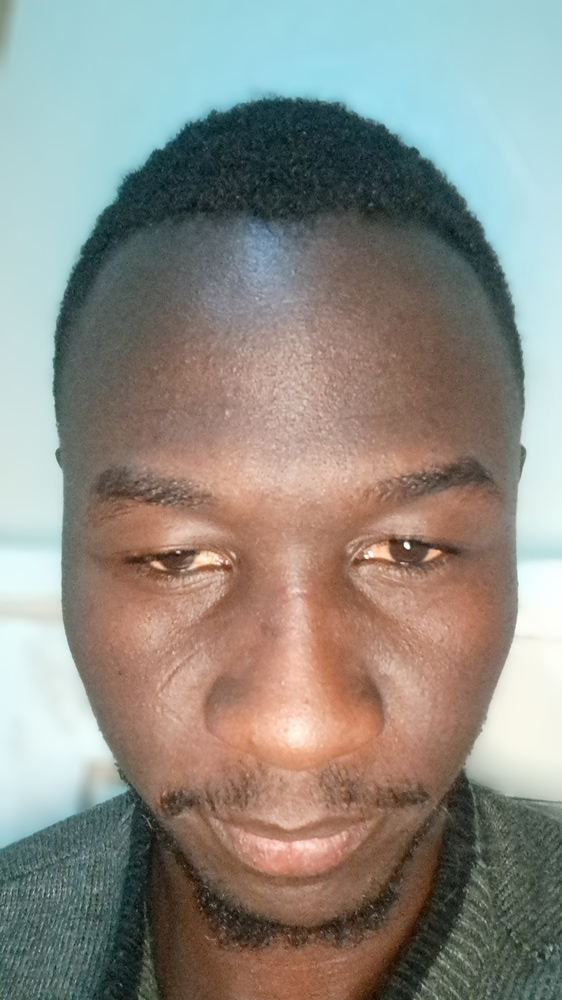
#> input picture Selfie & ID Data - Sample/1/archive_selfies/10_old.jpeg, 562 x 1000 px, shrunk from 2088 x 3712 before the run
$ python -i feature_extractor.py   (imports and definitions only)   (older library calls are emulated)
#> lines starting #> are read from the running program, lines starting #| are printed output that depends on the picture
#> further down, picture is the input picture: shape (1000, 562, 3); mean B, G, R 133.2, 140.8, 143.1
from typing import Tuple

import cv2
import numpy as np


# [77 lines left out: functions extract_lbp_features, extract_lbp_fast, extract_hog_features, not called in this run]


def _hog_numpy(
    image: np.ndarray,
    orientations: int = 8,
    pixels_per_cell: Tuple[int, int] = (8, 8),
) -> np.ndarray:
#> called with orientations = 8, pixels_per_cell = (8, 8)
    if image.dtype != np.uint8:
        img = (
            (image * 255).astype(np.uint8)
            if image.max() <= 1.0
            else image.astype(np.uint8)
        )
    else:
        img = image.copy()

    img_float = img.astype(np.float64)

    Gx = cv2.Sobel(img_float, cv2.CV_64F, 1, 0, ksize=1)
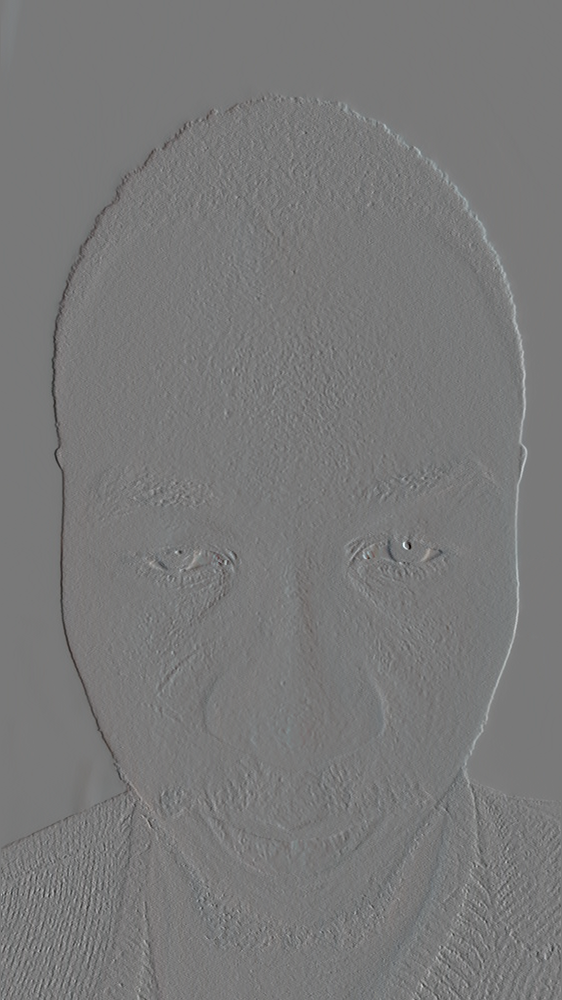
#> Gx: shape (1000, 562, 3) float64; mean B, G, R 0, 0, 0; drawn with min black and max white
    Gy = cv2.Sobel(img_float, cv2.CV_64F, 0, 1, ksize=1)
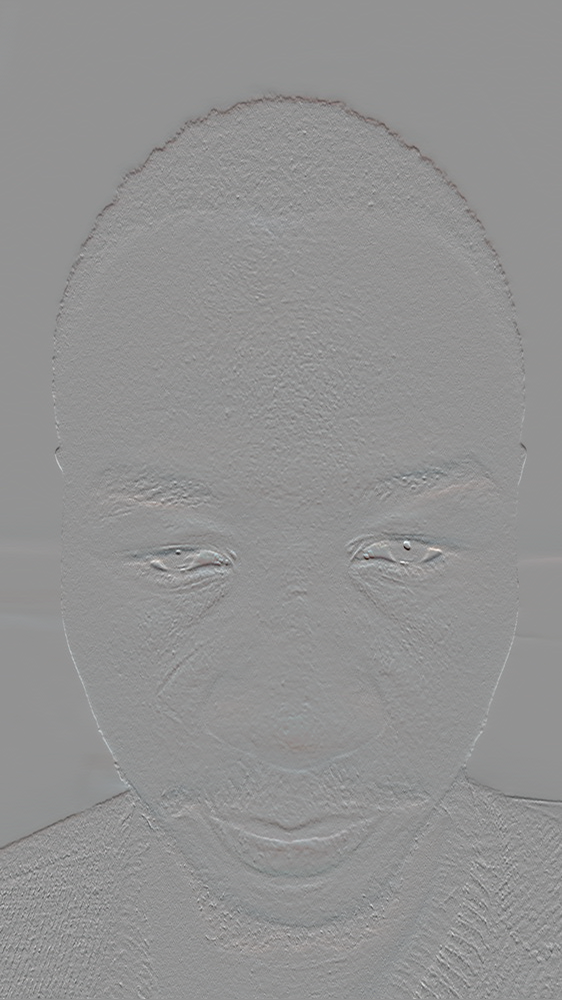
#> Gy: shape (1000, 562, 3) float64; mean B, G, R -0.3, -0.3, -0.1; drawn with min black and max white

    magnitude = np.sqrt(Gx**2 + Gy**2)
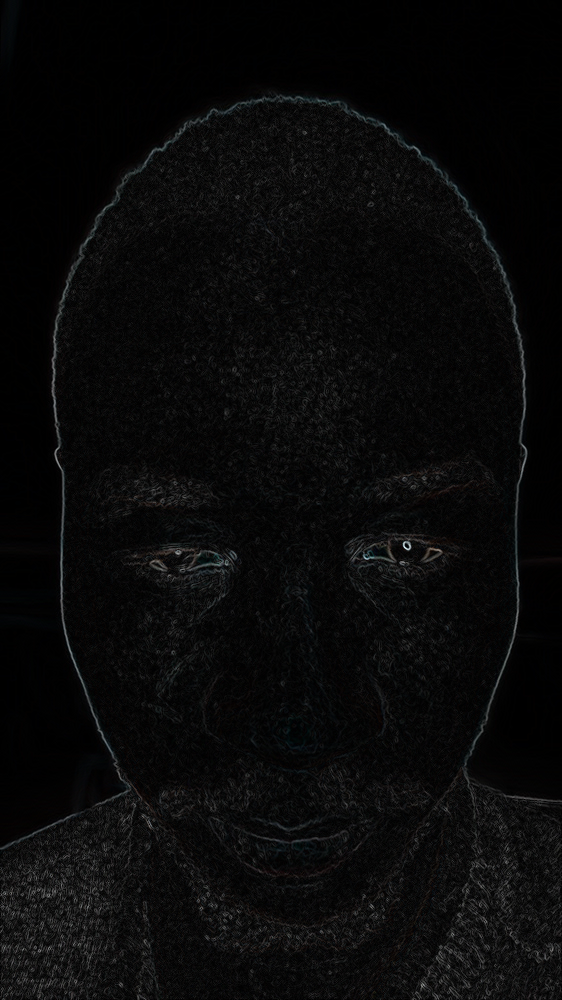
#> magnitude: shape (1000, 562, 3) float64; mean B, G, R 9.5, 9.4, 9.4
    orientation = np.arctan2(Gy, Gx) * (180.0 / np.pi) % 180.0
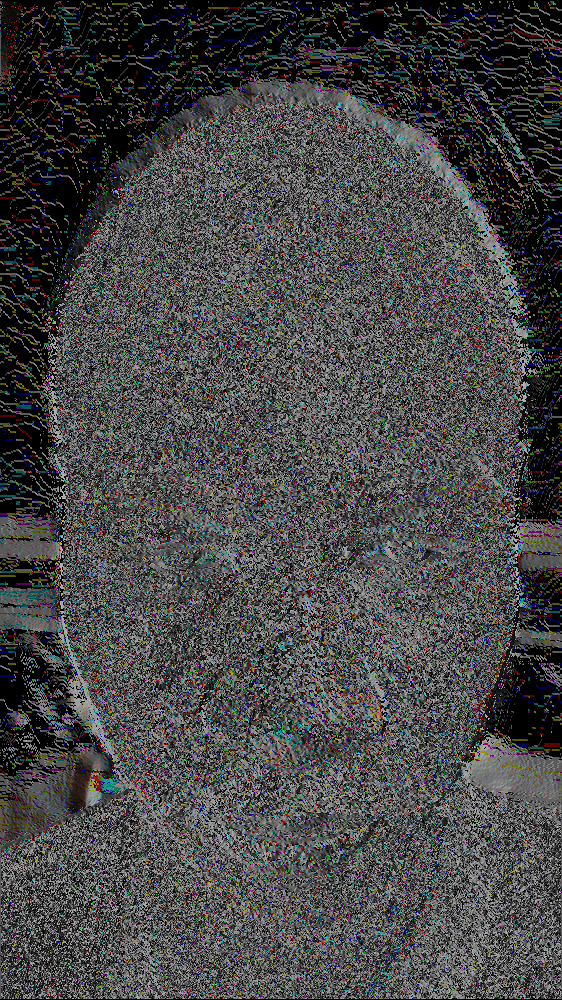
#> orientation: shape (1000, 562, 3) float64; mean B, G, R 70.7, 70.7, 70.8

#> (the run stopped early here; a loop or call above may not have finished)

$ run again, on Selfie & ID Data - Sample/1/archive_selfies/6_old.jpeg
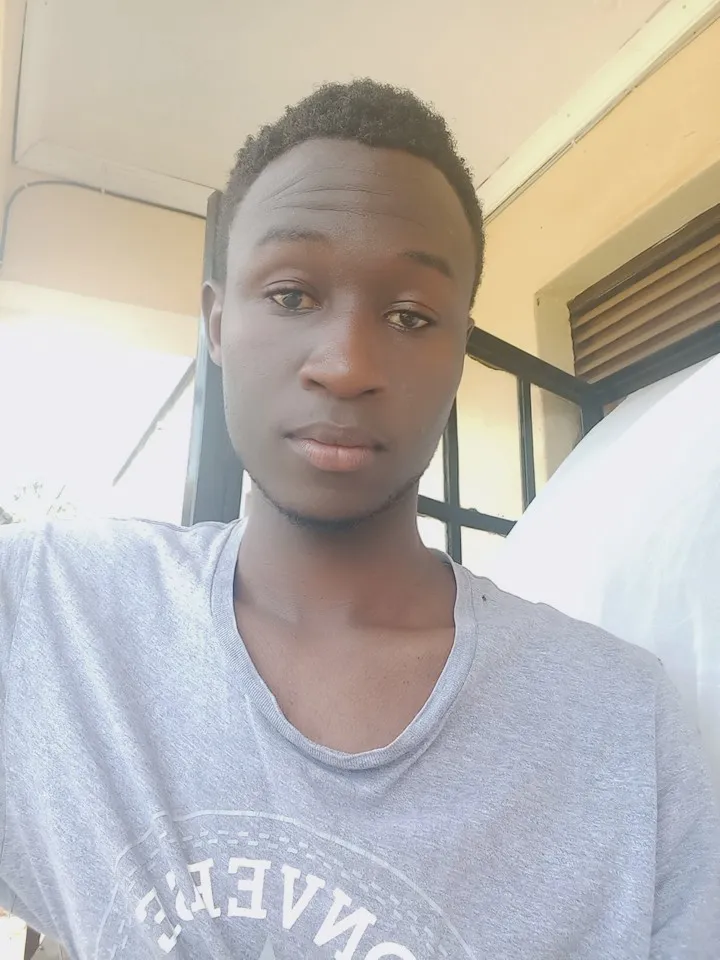
#> input picture Selfie & ID Data - Sample/1/archive_selfies/6_old.jpeg, 720 x 960 px
#> picture is the input picture: shape (960, 720, 3); mean B, G, R 178.5, 182.8, 187.7
#> in _hog_numpy, `magnitude = np.sqrt(Gx**2 + Gy**2)`:
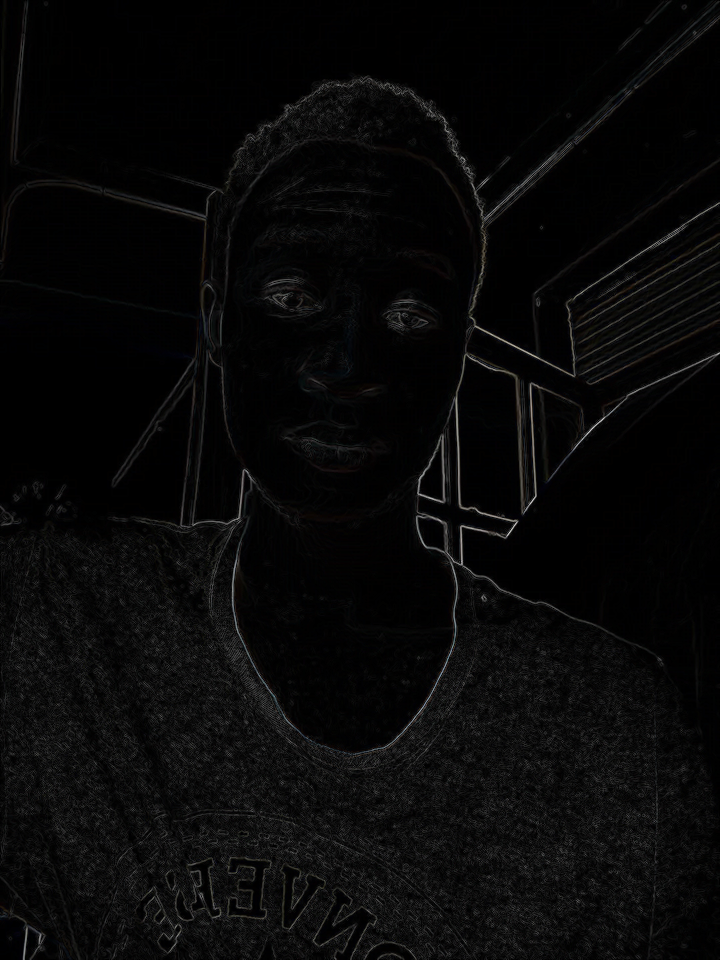
#> magnitude: shape (960, 720, 3) float64; mean B, G, R 8.4, 8.3, 8.4
#> in _hog_numpy, `orientation = np.arctan2(Gy, Gx) * (180.0 / np.pi) % 180.0`:
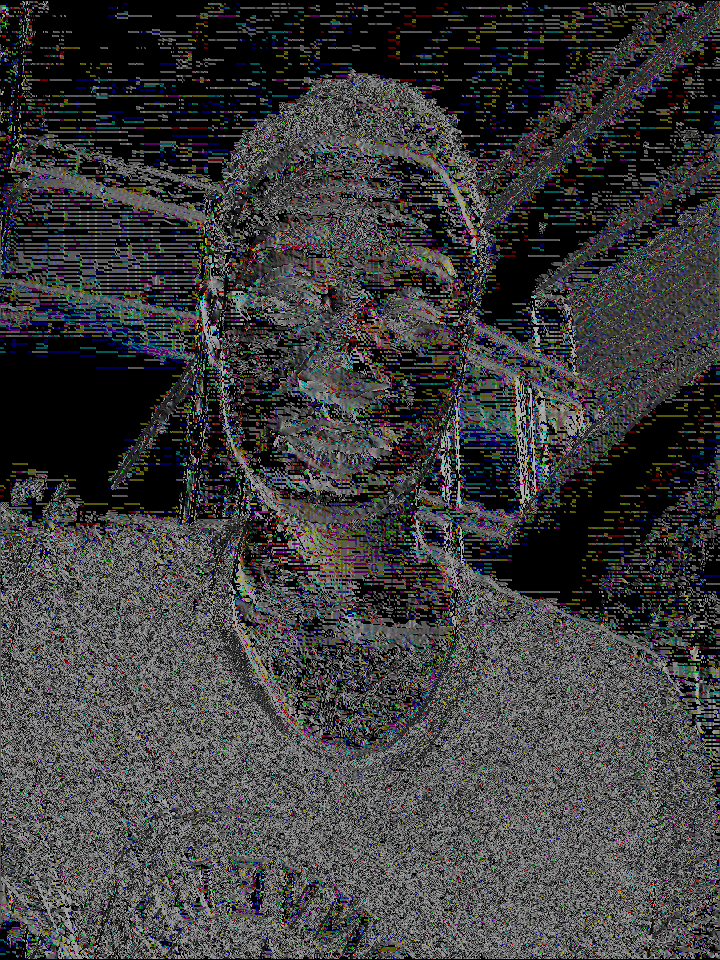
#> orientation: shape (960, 720, 3) float64; mean B, G, R 61.3, 60.7, 60.8

$ run again, on Selfie & ID Data - Sample/1/archive_selfies/7_old.jpeg
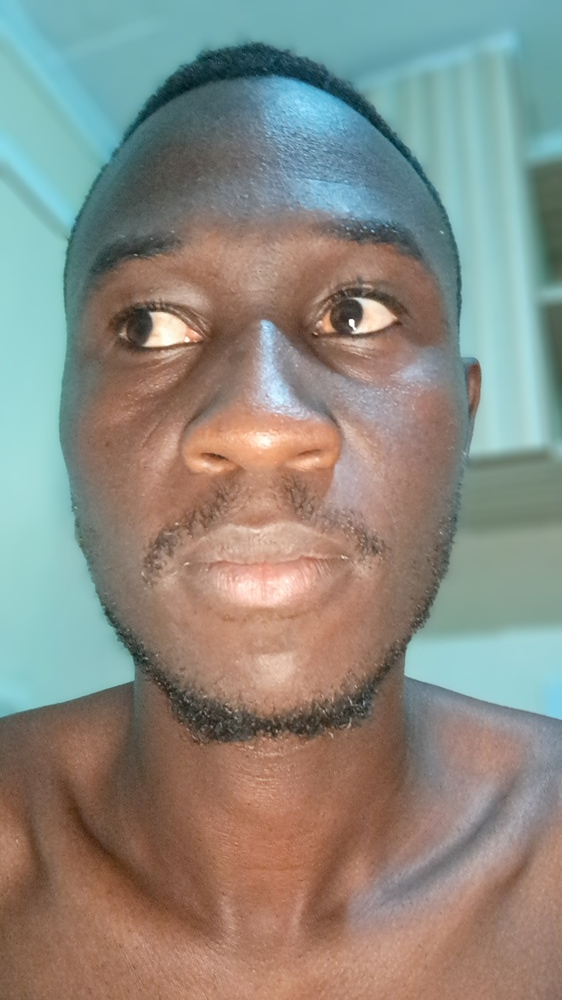
#> input picture Selfie & ID Data - Sample/1/archive_selfies/7_old.jpeg, 562 x 1000 px, shrunk from 2088 x 3712 before the run
#> picture is the input picture: shape (1000, 562, 3); mean B, G, R 129.7, 138.8, 139.9
#> in _hog_numpy, `magnitude = np.sqrt(Gx**2 + Gy**2)`:
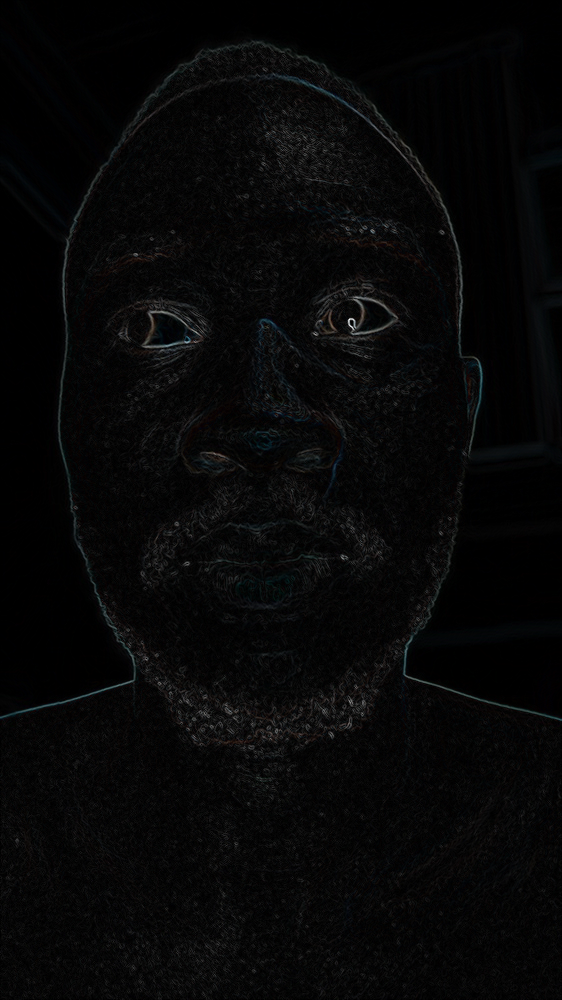
#> magnitude: shape (1000, 562, 3) float64; mean B, G, R 7.7, 7.5, 7.4; drawn with min black and max white
#> in _hog_numpy, `orientation = np.arctan2(Gy, Gx) * (180.0 / np.pi) % 180.0`:
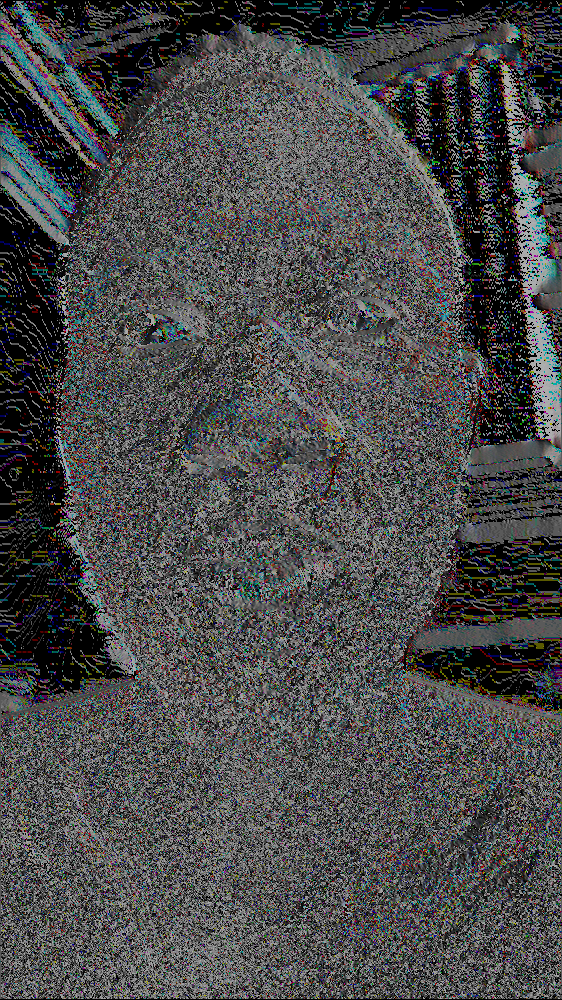
#> orientation: shape (1000, 562, 3) float64; mean B, G, R 74.7, 74.3, 73.9

$ run again, on Selfie & ID Data - Sample/1/archive_selfies/3_recent.jpeg
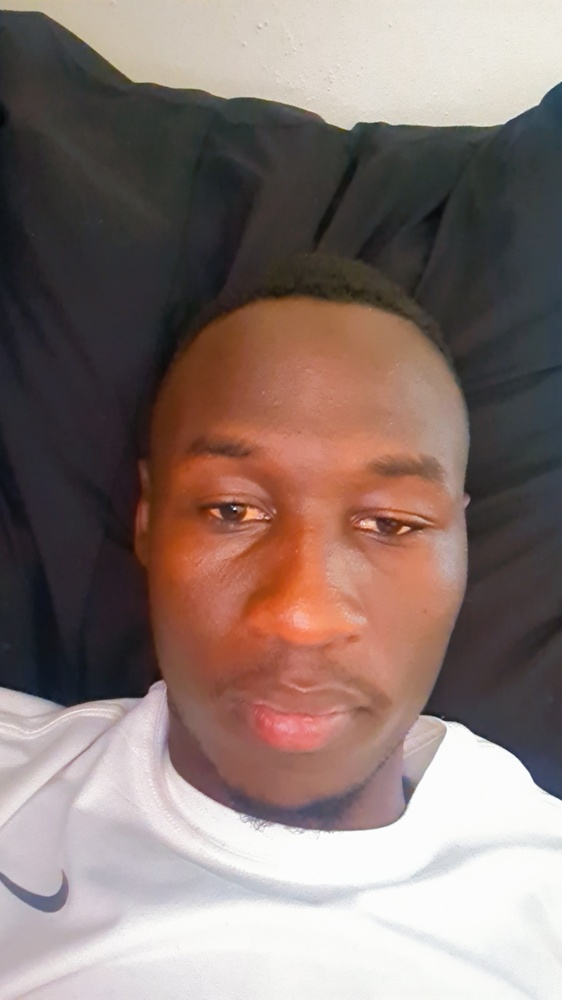
#> input picture Selfie & ID Data - Sample/1/archive_selfies/3_recent.jpeg, 562 x 1000 px, shrunk from 1080 x 1920 before the run
#> picture is the input picture: shape (1000, 562, 3); mean B, G, R 113.9, 119.1, 137.1
#> in _hog_numpy, `magnitude = np.sqrt(Gx**2 + Gy**2)`:
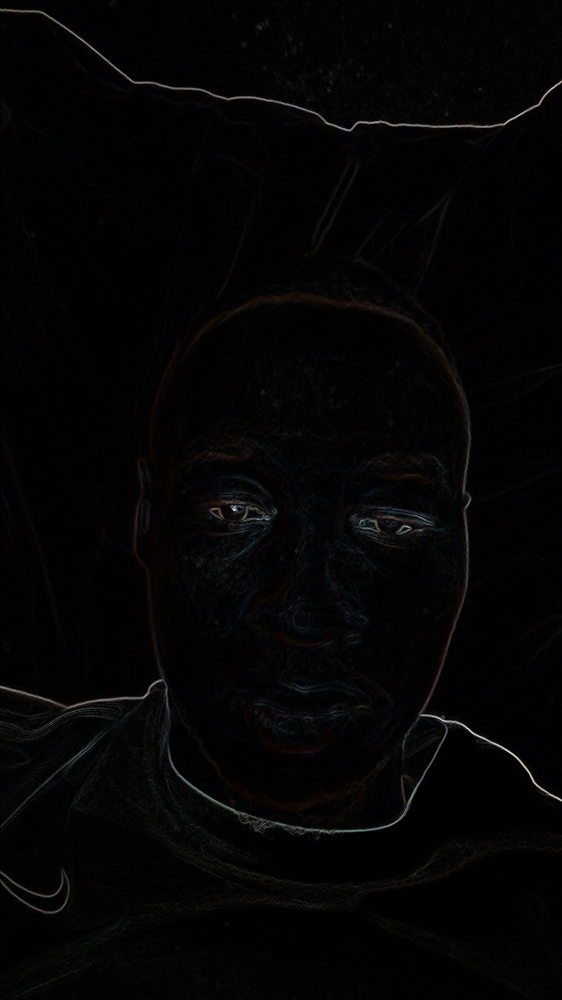
#> magnitude: shape (1000, 562, 3) float64; mean B, G, R 4.3, 4.1, 4.4
#> in _hog_numpy, `orientation = np.arctan2(Gy, Gx) * (180.0 / np.pi) % 180.0`:
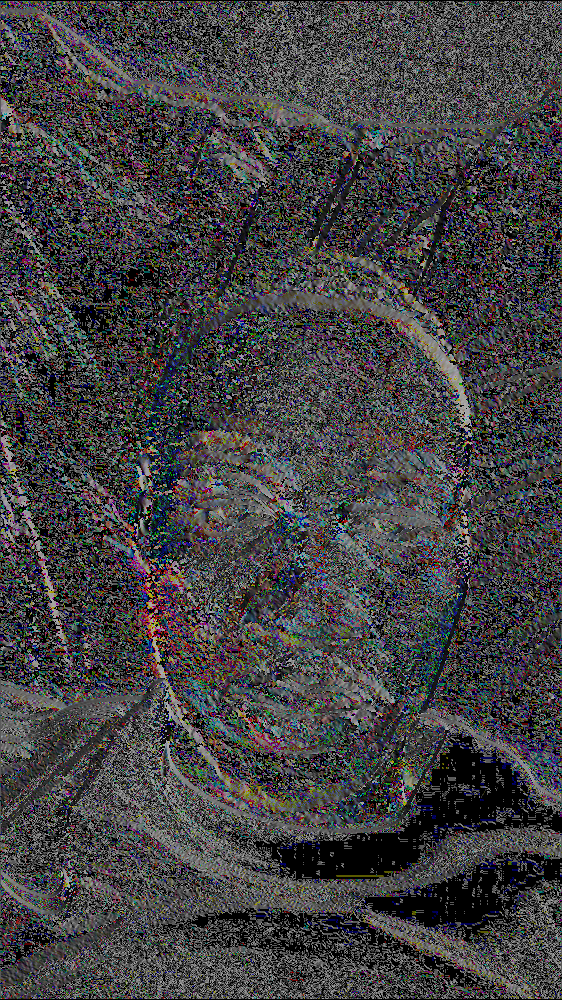
#> orientation: shape (1000, 562, 3) float64; mean B, G, R 67, 65.3, 66.3
